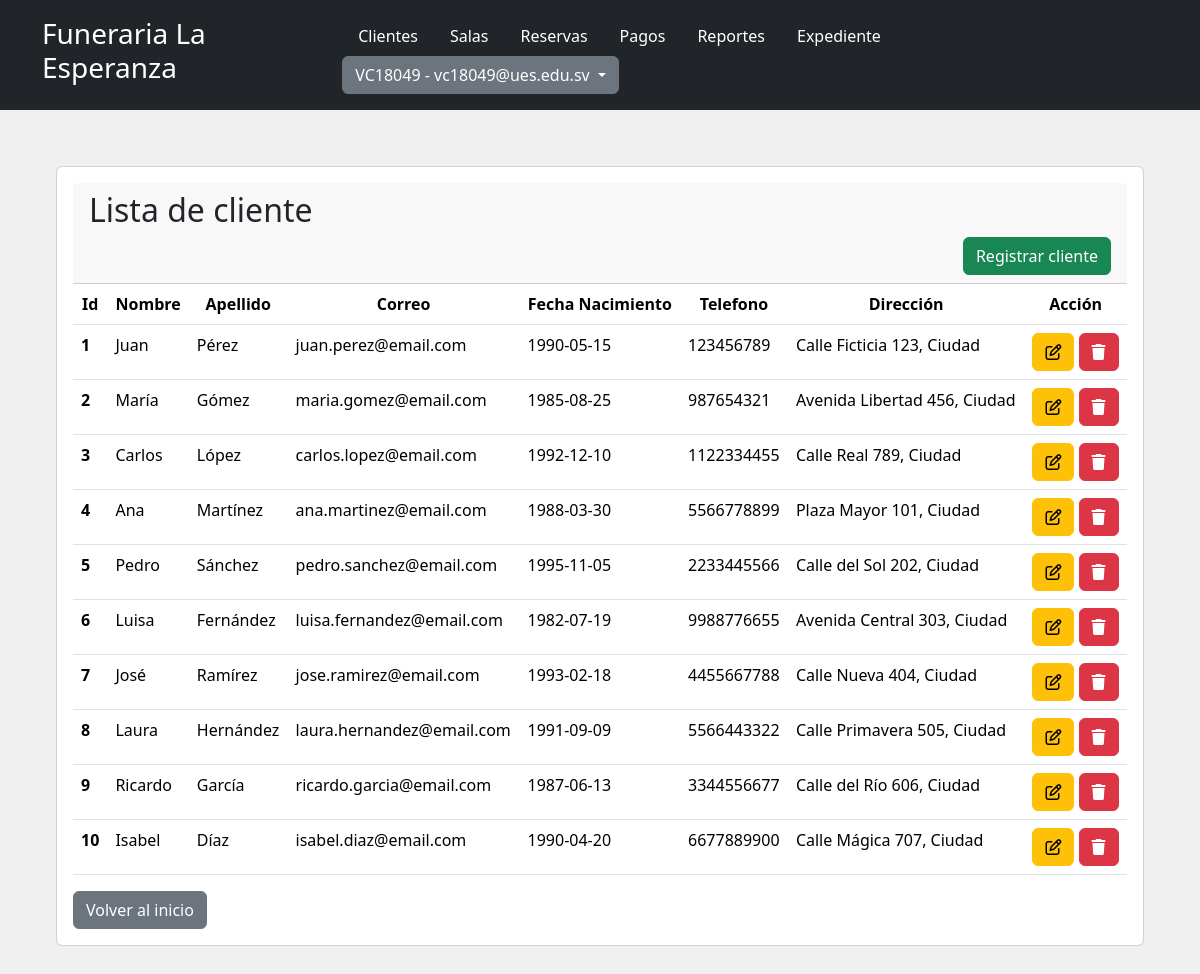
Screenshot of /SGFE/Vista/lista_cliente.php (signed in) with the database file from the repository.
### tables this page shows
CREATE TABLE `cliente` (
  `id_Cliente` int(11) NOT NULL,
  `nombre` varchar(100) NOT NULL,
  `apellido` varchar(100) NOT NULL,
  `genero` enum('M','F','Otro') NOT NULL,
  `fecha_Nacimiento` date NOT NULL,
  `telefono` varchar(20) NOT NULL,
  `direccion` varchar(255) NOT NULL,
  `correo` varchar(150) NOT NULL
);

### SGFE/Vista/lista_cliente.php (the view, shortened to what this page needs)
<!DOCTYPE html>
<html lang="es">
<head>
    <link href="https://cdn.jsdelivr.net/npm/bootstrap@5.3.3/dist/css/bootstrap.min.css" rel="stylesheet">
    <link rel="stylesheet" href="../Vista/CSS/styleRegistro.css">
</head>
<body class="body-registro">
    <header class="bg-dark text-white p-3">
        <div class="container">
            <div class="d-flex justify-content-between align-items-center">
                <h1 class="h3">
                    <a class="nav-link text-white" href="./principal.php">Funeraria La Esperanza</a>
                </h1>
                <nav>
                    <ul class="nav">
                        <li class="nav-item"><a href="./lista_cliente.php" class="nav-link text-white">Clientes</a></li>
                        <li class="nav-item"><a href="#" class="nav-link text-white">Salas</a></li>
                        <li class="nav-item"><a href="#" class="nav-link text-white">Reservas</a></li>
                        <li class="nav-item"><a href="#" class="nav-link text-white">Pagos</a></li>
                        <li class="nav-item"><a href="#" class="nav-link text-white">Reportes</a></li>
                        <li class="nav-item"><a href="#" class="nav-link text-white">Expediente</a>
                        </li>
                        <li class="nav-item">
                            <div class="dropdown">
                                <button class="btn btn-secondary dropdown-toggle" type="button" data-bs-toggle="dropdown" aria-expanded="false">
                                    <?php
                                    echo $_SESSION["nombre"] . " - " . $_SESSION["correo"];
                                    ?>
                                </button>
                            </div>
                        </li>
                    </ul>
                </nav>
            </div>
        </div>
    </header>
    <div class="container-fluid">
        <div class="row">
            <div class="col-md-12 p-5">
                <div class="card p-3 m-2">
                    <div class="card-header">
                        <h2>Lista de cliente</h2>
                        <div class="d-grid gap-2 d-md-flex justify-content-md-end"">
                        <a class=" btn btn-success" href="./registrar_cliente.php" role="button">Registrar cliente</a>
                        </div>
                    </div>
                    <table class="table">
                        <thead class="text-center">
                            <tr>
                                <th scope="col">Id</th>
                                <th scope="col">Nombre</th>
                                <th scope="col">Apellido</th>
                                <th scope="col">Correo</th>
                                <th scope="col">Fecha Nacimiento</th>
                                <th scope="col">Telefono</th>
                                <th scope="col">Dirección</th>
                                <th scope="col">Acción</th>
                            </tr>
                        </thead>
                        <tbody class="p-1">
                            <?php
                            include "../Modelo/conexion.php";
                            $sql = $conexion->query("select * from cliente");
                            while ($datos = $sql->fetch_Object()) { ?>
                                <tr>
                                    <th scope="row"><?= $datos->id_Cliente ?></th>
                                    <td><?= $datos->nombre ?></td>
                                    <td><?= $datos->apellido ?></td>
                                    <td><?= $datos->correo ?></td>
                                    <td><?= $datos->fecha_Nacimiento ?></td>
                                    <td><?= $datos->telefono ?></td>
                                    <td><?= $datos->direccion ?></td>
                                    <td>
                                        <a class="btn btn-warning" href="#"><i class="fa-regular fa-pen-to-square"></i></a>
                                        <a" class="btn btn-danger" href="./lista_cliente.php?id=<?= $datos->id_Cliente ?>"><i class="fa-solid fa-trash"></i></a>
                                    </td>
                                </tr>
                            <?php }
                            ?>
                        </tbody>
                    </table>
                    <div class="d-grid gap-2 d-md-flex justify-content-md-start"">
                    <a class=" btn btn-secondary" href="./principal.php" role="button">Volver al inicio</a>
                    </div>
                </div>
            </div>
        </div>
    </div>
</body>
</html>

### SGFE/Vista/CSS/styleRegistro.css (style rules this page uses)
.body-registro { background-color: #f0f0f0; }

### rows the page displays
cliente: id_Cliente "1", nombre "Juan", apellido "Pérez", correo "juan.perez@email.com", fecha_Nacimiento "1990-05-15", telefono "123456789", direccion "Calle Ficticia 123, Ciudad"
cliente: id_Cliente "2", nombre "María", apellido "Gómez", correo "maria.gomez@email.com", fecha_Nacimiento "1985-08-25", telefono "987654321", direccion "Avenida Libertad 456, Ciudad"
cliente: id_Cliente "3", nombre "Carlos", apellido "López", correo "carlos.lopez@email.com", fecha_Nacimiento "1992-12-10", telefono "1122334455", direccion "Calle Real 789, Ciudad"
cliente: id_Cliente "4", nombre "Ana", apellido "Martínez", correo "ana.martinez@email.com", fecha_Nacimiento "1988-03-30", telefono "5566778899", direccion "Plaza Mayor 101, Ciudad"
cliente: id_Cliente "5", nombre "Pedro", apellido "Sánchez", correo "pedro.sanchez@email.com", fecha_Nacimiento "1995-11-05", telefono "2233445566", direccion "Calle del Sol 202, Ciudad"
cliente: id_Cliente "6", nombre "Luisa", apellido "Fernández", correo "luisa.fernandez@email.com", fecha_Nacimiento "1982-07-19", telefono "9988776655", direccion "Avenida Central 303, Ciudad"
cliente: id_Cliente "7", nombre "José", apellido "Ramírez", correo "jose.ramirez@email.com", fecha_Nacimiento "1993-02-18", telefono "4455667788", direccion "Calle Nueva 404, Ciudad"
cliente: id_Cliente "8", nombre "Laura", apellido "Hernández", correo "laura.hernandez@email.com", fecha_Nacimiento "1991-09-09", telefono "5566443322", direccion "Calle Primavera 505, Ciudad"
cliente: id_Cliente "9", nombre "Ricardo", apellido "García", correo "ricardo.garcia@email.com", fecha_Nacimiento "1987-06-13", telefono "3344556677", direccion "Calle del Río 606, Ciudad"
cliente: id_Cliente "10", nombre "Isabel", apellido "Díaz", correo "isabel.diaz@email.com", fecha_Nacimiento "1990-04-20", telefono "6677889900", direccion "Calle Mágica 707, Ciudad"

### other values shown
$_SESSION["nombre"] "VC18049"
$_SESSION["correo"] "vc18049@ues.edu.sv"
